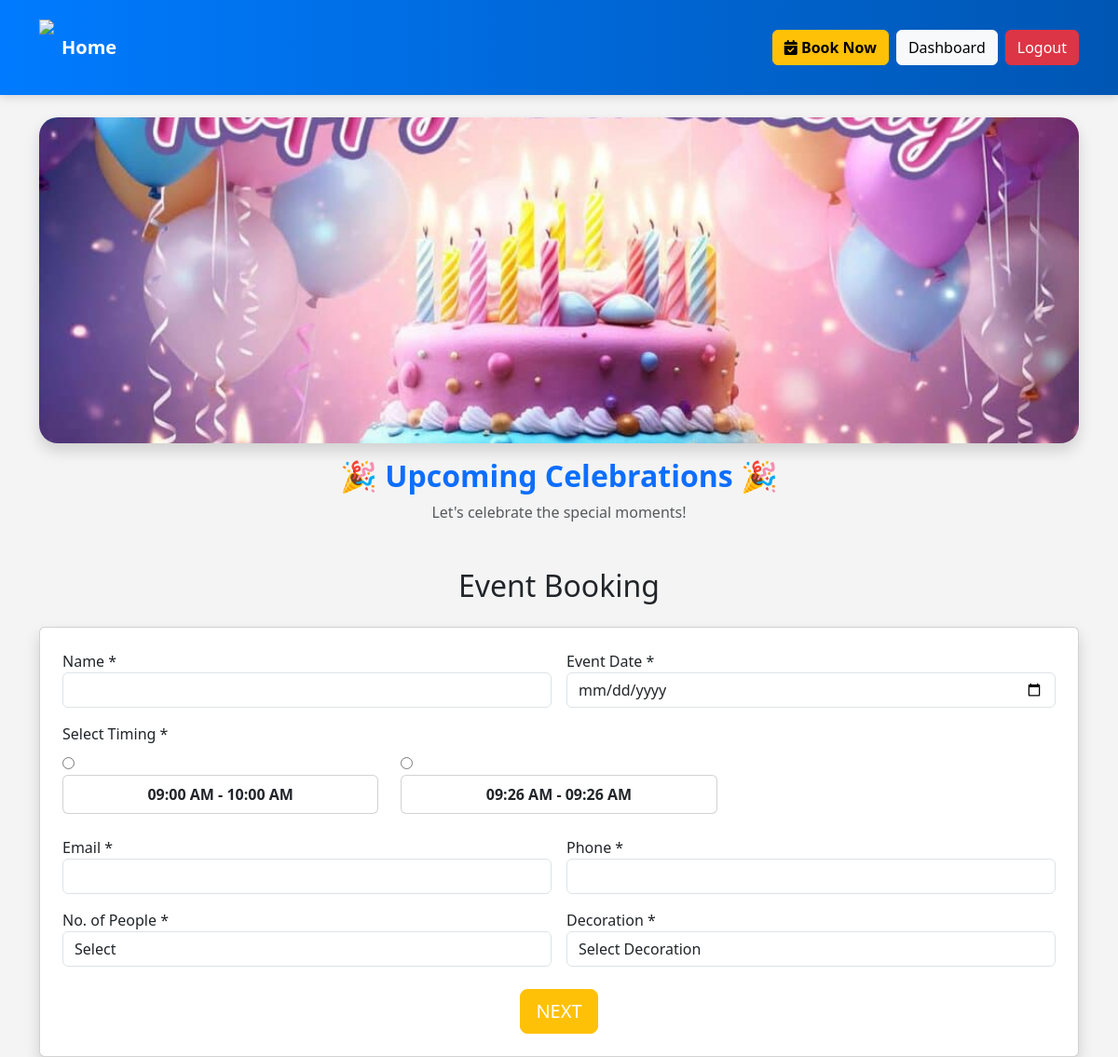
/booknow/, run on the app's committed database.
### birth/models.py (models this page shows, shortened)
class TimeSlot(models.Model):
    start_time = models.TimeField(default="09:00")
    end_time = models.TimeField(default="10:00")

### birth/views.py (the view)
# urls.py: path("booknow/", views.booknow, name="booknow"),
def booknow(request):
    package_id = request.GET.get("package")
    base_price = 0
    if package_id == "1":
        base_price = 899
    elif package_id == "2":
        base_price = 1499
    elif package_id == "3":
        base_price = 1699
    addons = Addon.objects.all()
    timeslots = TimeSlot.objects.all()
    return render(request, "booknow.html", {
        "addons": addons,
        "timeslots": timeslots,
        "base_price": base_price
    })

### templates/booknow.html (shortened to what this page needs)
{% load static %}
<!DOCTYPE html>
<html lang="en">
<head>
    <link rel="stylesheet" href="https://bootswatch.com/5/flatly/bootstrap.min.css">
    <link rel="stylesheet" href="https://cdnjs.cloudflare.com/ajax/libs/font-awesome/6.5.0/css/all.min.css">
</head>
<body>
<nav class="navbar navbar-expand-lg navbar-dark py-3">
    <div class="container">
        <a class="navbar-brand d-flex align-items-center text-white" href="#">
            <img src="{% static 'media/images/logo.png' %}" style="height:60px;" class="me-2">
            Home
        </a>
        <div class="collapse navbar-collapse" id="nav">
            <ul class="navbar-nav ms-auto">
                <li class="nav-item me-2">
                    <a href="#" class="btn btn-warning fw-bold">
                        <i class="fa-solid fa-calendar-check"></i> Book Now
                    </a>
                </li>
                <li class="nav-item">
                    <a href="#" class="btn btn-light">Dashboard</a>
                </li>
                <li class="nav-item ms-2">
                    <a href="#" class="btn btn-danger">Logout</a>
                </li>
            </ul>
        </div>
    </div>
</nav>
<div class="container mt-4 birthday-banner text-center">
    <img src="{% static 'media/images/Heartfelt-Birthday-Wishes-1024x683.jpg' %}" class="shadow">
    <h2 class="mt-3 fw-bold text-primary">🎉 Upcoming Celebrations 🎉</h2>
    <p class="text-muted">Let's celebrate the special moments!</p>
</div>
<!DOCTYPE html>
<html lang="en">
<head>
<link href="https://cdn.jsdelivr.net/npm/bootstrap@5.3.2/dist/css/bootstrap.min.css" rel="stylesheet">
</head>
<body>
<div class="container mt-5">
<h2 class="text-center mb-4">Event Booking</h2>
<form method="post" action="{% url 'booking_create' %}">
<div class="card p-4 shadow">
  <div class="row g-3">
    <div class="col-md-6">
      <label>Name *</label>
      <input type="text" name="fname" class="form-control" required>
    </div>
    <div class="col-md-6">
      <label>Event Date *</label>
      <input type="date" name="event_date" class="form-control" required>
    </div>
    <div class="col-12">
  <label>Select Timing *</label>
  <div class="row">
    {% for t in timeslots %}
    <div class="col-6 col-lg-4 my-2">
      <label class="timing-card w-100">
        <input type="radio" name="timings" value="{{ t.start_time }}-{{ t.end_time }}">
        <div class="card p-2 text-center">
          <strong>{{ t.start_time|time:"h:i A" }} - {{ t.end_time|time:"h:i A" }}</strong>
        </div>
      </label>
    </div>
    {% endfor %}
  </div>
</div>
    <div class="col-md-6">
      <label>Email *</label>
      <input type="email" name="email" class="form-control" required>
    </div>
    <div class="col-md-6">
      <label>Phone *</label>
      <input type="tel" name="phone" class="form-control" required>
    </div>
    <div class="col-md-6">
      <label>No. of People *</label>
      <select name="noofppl" class="form-control" required>
        <option value="">Select</option>
      </select>
    </div>
    <div class="col-md-6">
      <label>Decoration *</label>
      <select name="drequirement" class="form-control" required>
        <option value="">Select Decoration</option>
      </select>
    </div>
    <div class="col-12 text-center mt-4">
      <button type="button" class="btn btn-warning btn-lg text-white" data-bs-toggle="modal" data-bs-target="#addonsModal">
        NEXT
      </button>
    </div>
  </div>
</div>
</form>
</div>
</body>
</html>

### templates/booknow.html (style rules this page uses)
body { background-color: #f9fafb; font-family: 'Poppins', sans-serif; }
.navbar { background: linear-gradient(90deg, #007bff, #0056b3); box-shadow: 0 2px 10px rgba(0,0,0,0.15); }
.navbar-brand { font-weight: 700; }
.birthday-banner img { width: 100%; height: 350px; object-fit: cover; border-radius: 20px; }
.card { border-radius: 22px; transition: 0.3s; }
body { background-color: #f4f4f4; }

### data on the page
TimeSlot: start_time "09:00 AM", end_time "10:00 AM"
TimeSlot: start_time "09:26 AM", end_time "09:26 AM"
